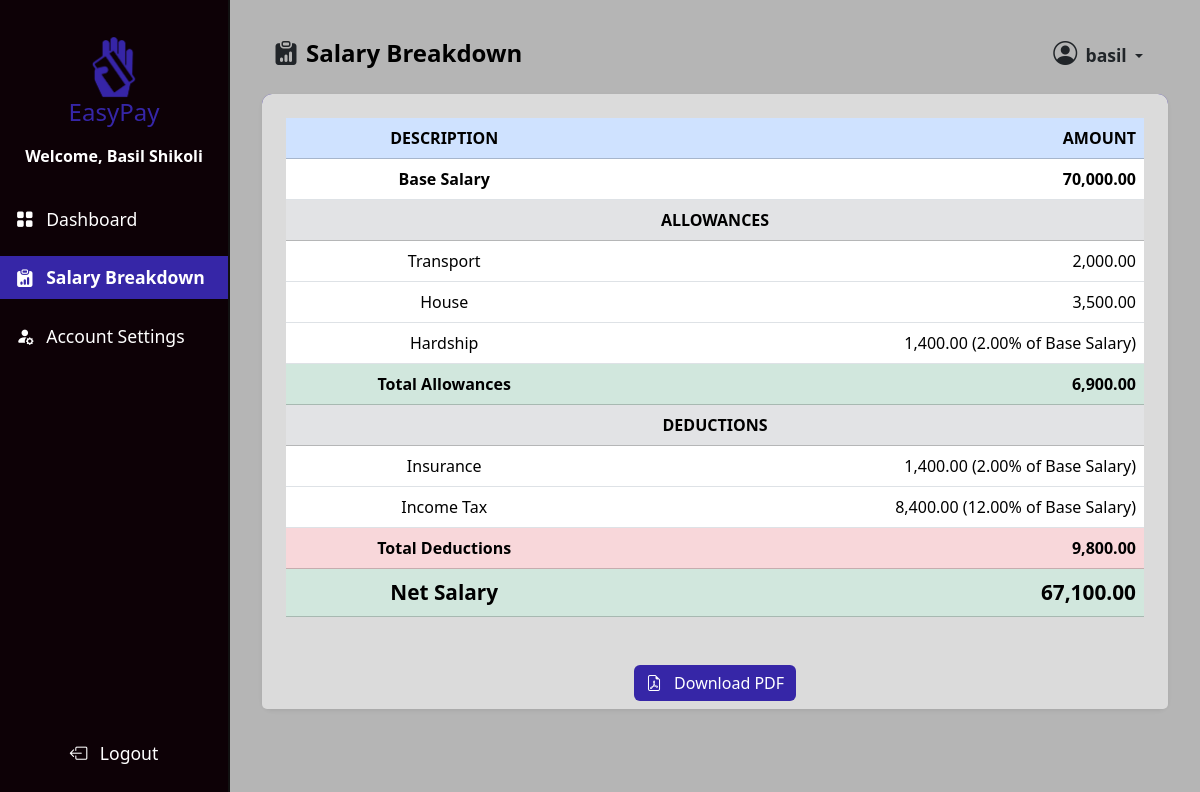
Page /salary-breakdown/ (signed in) on the committed database.
### management/models.py (models this page shows, shortened)
class Employee(models.Model):
    id_number = models.CharField(max_length=100, unique=True)
    first_name = models.CharField(max_length=50)
    last_name = models.CharField(max_length=50)
    email = models.EmailField(unique=True)
    job_group = models.ForeignKey(JobGroup, on_delete=models.SET_NULL, null=True)
    department = models.ForeignKey(Department, on_delete=models.SET_NULL, null=True)
    branch = models.ForeignKey(Branch, on_delete=models.SET_NULL, null=True)
    verified = models.BooleanField(default=False)
    user = models.OneToOneField(User, null=True, blank=True, on_delete=models.CASCADE)

class JobGroup(models.Model):
    name = models.CharField(max_length=100)
    base_salary = models.DecimalField(max_digits=11, decimal_places=2, default=0)
    allowances = models.ManyToManyField(
        Allowance, through="JobGroupAllowance", related_name="job_groups"
    )
    deductions = models.ManyToManyField(
        Deduction, through="JobGroupDeduction", related_name="job_groups"
    )
    def calculate_total_allowances(self):
        total = Decimal(0)
        for job_group_allowance in self.jobgroupallowance_set.all():
            value = Decimal(job_group_allowance.value)
            if job_group_allowance.calculation_type == "percentage":
                total += (value / Decimal(100)) * Decimal(self.base_salary)
            else:  # Fixed amount
                total += value
        return total
    def calculate_total_deductions(self):
        total = Decimal(0)
        for job_group_deduction in self.jobgroupdeduction_set.all():
            value = Decimal(job_group_deduction.value)
            if job_group_deduction.calculation_type == "percentage":
                total += (value / Decimal(100)) * Decimal(self.base_salary)
            else:  # Fixed amount
                total += value
        return total
    def calculate_net_salary(self):
        base_salary = Decimal(self.base_salary)
        total_allowances = self.calculate_total_allowances()
        total_deductions = self.calculate_total_deductions()
        net_salary = base_salary + total_allowances - total_deductions
        return net_salary

class Allowance(models.Model):
    name = models.CharField(max_length=100, unique=True)

class JobGroupAllowance(models.Model):
    CALCULATION_TYPES = [
        ("percentage", "Percentage"),
        ("fixed", "Fixed Amount"),
    ]
    job_group = models.ForeignKey(JobGroup, on_delete=models.CASCADE)
    allowance = models.ForeignKey(Allowance, on_delete=models.CASCADE)
    value = models.DecimalField(max_digits=11, decimal_places=2, default=0)
    calculation_type = models.CharField(
        max_length=15,
        choices=CALCULATION_TYPES,
        default="fixed",  # Default to fixed if not specified
    )
    class Meta:
        unique_together = ("job_group", "allowance")

class Deduction(models.Model):
    name = models.CharField(max_length=100, unique=True)

class JobGroupDeduction(models.Model):
    CALCULATION_TYPES = [
        ("percentage", "Percentage"),
        ("fixed", "Fixed Amount"),
    ]
    job_group = models.ForeignKey(JobGroup, on_delete=models.CASCADE)
    deduction = models.ForeignKey(Deduction, on_delete=models.CASCADE)
    value = models.DecimalField(max_digits=11, decimal_places=2, default=0)
    calculation_type = models.CharField(
        max_length=15,
        choices=CALCULATION_TYPES,
        default="fixed",  # Default to fixed if not specified
    )
    class Meta:
        unique_together = ("job_group", "deduction")

### employees/views.py (the view)
# urls.py: path("salary-breakdown/", salary_breakdown, name="salary_breakdown"),
@login_required(login_url="login_employee")
def salary_breakdown(request):
    employee = get_object_or_404(Employee, user=request.user)
    job_group = employee.job_group
    base_salary = job_group.base_salary
    total_allowances = Decimal(0)
    allowances = []
    for job_group_allowance in job_group.jobgroupallowance_set.all():
        if job_group_allowance.calculation_type == "percentage":
            allowance_amount = (job_group_allowance.value / 100) * base_salary
        else:  # Fixed amount
            allowance_amount = job_group_allowance.value
        total_allowances += allowance_amount
        allowances.append(
            {
                "name": job_group_allowance.allowance.name,
                "calculation_type": job_group_allowance.calculation_type,
                "value": job_group_allowance.value,
                "amount": allowance_amount,
            }
        )
    total_deductions = Decimal(0)
    deductions = []
    for job_group_deduction in job_group.jobgroupdeduction_set.all():
        if job_group_deduction.calculation_type == "percentage":
            deduction_amount = (job_group_deduction.value / 100) * base_salary
        else:  # Fixed amount
            deduction_amount = job_group_deduction.value
        total_deductions += deduction_amount
        deductions.append(
            {
                "name": job_group_deduction.deduction.name,
                "calculation_type": job_group_deduction.calculation_type,
                "value": job_group_deduction.value,
                "amount": deduction_amount,
            }
        )
    net_salary = job_group.calculate_net_salary()
    net_salary = round(net_salary, 2)
    context = {
        "employee": employee,
        "job_group": job_group,
        "base_salary": base_salary,
        "allowances": allowances,
        "total_allowances": total_allowances,
        "deductions": deductions,
        "total_deductions": total_deductions,
        "net_salary": net_salary,
    }
    return render(request, "layouts/salary_breakdown.html", context)

### employees/templates/layouts/salary_breakdown.html (shortened to what this page needs)
{% extends "layouts/dashboard_layout.html" %}
{% load static %}
{% load humanize %}
{% block content %}
  <div class="container-fluid">
    <main class="main-content">
      <nav class="navbar navbar-expand-lg dash-nav">
        <div class="container-fluid">
          <i class="bi bi-clipboard-data-fill me-2" style="font-size: 1.5rem"></i>
          <h1 class="navbar-brand fw-bold mb-0" style="font-size: 1.5rem">Salary Breakdown</h1>
          <div class="collapse navbar-collapse" id="navbarNav">
            <ul class="navbar-nav ms-auto">
              <li class="nav-item">
                <div class="dropdown">
                  <button class="btn dropdown-toggle"
                          type="button"
                          data-bs-toggle="dropdown"
                          aria-expanded="false">
                    <i class="bi bi-person-circle me-1" style="font-size: 1.5rem"></i>
                    <span class="fw-bold" style="font-size: 1.1rem;">{{ user.username }}</span>
                  </button>
                </div>
              </li>
            </ul>
          </div>
        </div>
      </nav>
      <div class="card mt-2 shadow-sm border-0"
           style="background-color: #3626a7">
        <div class="card-body p-4"
             style="background-color: #dbdbdb;
                    border-top-right-radius: 10px;
                    border-top-left-radius: 10px">
          <table class="table table-hover align-middle mb-0">
            <thead>
              <tr class="table-primary">
                <th scope="col" class="text-uppercase">Description</th>
                <th scope="col" class="text-uppercase text-end">Amount</th>
              </tr>
            </thead>
            <tbody>
              <tr>
                <td class="fw-bold">Base Salary</td>
                <td class="fw-bold text-end">{{ base_salary|floatformat:2|intcomma }}</td>
              </tr>
              <tr class="table-secondary">
                <td colspan="2" class="fw-bold text-uppercase">Allowances</td>
              </tr>
              {% for allowance in allowances %}
                <tr>
                  <td>{{ allowance.name }}</td>
                  <td class="text-end">
                    {% if allowance.calculation_type == "percentage" %}
                      {{ allowance.amount|floatformat:2|intcomma }}
                      ({{ allowance.value|floatformat:2|intcomma }}% of Base Salary)
                    {% else %}
                      {{ allowance.amount|floatformat:2|intcomma }}
                    {% endif %}
                  </td>
                </tr>
              {% endfor %}
              <tr class="table-success">
                <td class="fw-bold">Total Allowances</td>
                <td class="fw-bold text-end">{{ total_allowances|floatformat:2|intcomma }}</td>
              </tr>
              <tr class="table-secondary">
                <td colspan="2" class="fw-bold text-uppercase">Deductions</td>
              </tr>
              {% for deduction in deductions %}
                <tr>
                  <td>{{ deduction.name }}</td>
                  <td class="text-end">
                    {% if deduction.calculation_type == "percentage" %}
                      {{ deduction.amount|floatformat:2|intcomma }}
                      ({{ deduction.value|floatformat:2|intcomma }}% of Base Salary)
                    {% else %}
                      {{ deduction.amount|floatformat:2|intcomma }}
                    {% endif %}
                  </td>
                </tr>
              {% endfor %}
              <tr class="table-danger">
                <td class="fw-bold">Total Deductions</td>
                <td class="fw-bold text-end">{{ total_deductions|floatformat:2|intcomma }}</td>
              </tr>
            </tbody>
            <tfoot>
              <tr class="table-success">
                <td class="fw-bold" style="font-size: 1.3rem;">Net Salary</td>
                <td class="fw-bold text-end" style="font-size: 1.3rem;">{{ net_salary|floatformat:2|intcomma }}</td>
              </tr>
            </tfoot>
          </table>
        </div>
        <div class="card-footer border-top-0" style="background-color: #dbdbdb">
          <div class="d-flex justify-content-center">
            <a href="{% url 'generate_salary_pdf' %}"
               class="btn mt-3"
               style="background-color: #3626a7;
                      color: #ffffff">
              <i class="bi bi-file-earmark-pdf me-2"></i>
              <span>Download PDF</span>
            </a>
          </div>
        </div>
      </div>
    </main>
  </div>
{% endblock content %}

### main/templates/layouts/dashboard_layout.html (shortened to what this page needs)
{% load static %}
<!DOCTYPE html>
<html lang="en">
  <head>
    <link href="https://cdn.jsdelivr.net/npm/bootstrap@5.3.3/dist/css/bootstrap.min.css"
          rel="stylesheet"
 />
    <link rel="stylesheet" href="{% static 'css/dashboard.css' %}" />
    <link rel="stylesheet"
          href="https://cdn.jsdelivr.net/npm/bootstrap-icons@1.11.3/font/bootstrap-icons.min.css">
  </head>
  <body>
    <div class="toast-container position-fixed top-0 start-50 translate-middle-x p-3"
         style="z-index: 1100">
    </div>
    <nav">
      <div class="sidebar d-flex flex-column">
        <div class="sidebar-header text-center">
          <a href="{% url 'home' %}">
            <img src="{% static 'images/logo.png' %}" alt="" width="62" height="62" />
            <h4 class="mb-0">EasyPay</h4>
          </a>
        </div>
        <div class="container d-flex align-items-center justify-content-center">
          <h6 class="mb-4 fw-bold text-white">Welcome, {{ employee.first_name }} {{ employee.last_name }}</h6>
        </div>
        <div class="sidebar-body text-white">
          <ul class="nav flex-column">
            <li class="nav-item py-2">
              <a class="nav-link {% if request.resolver_match.url_name == 'employee_dashboard' %}active{% endif %}"
                 href="{% url 'employee_dashboard' %}">
                <i class="bi bi-grid-fill me-2"></i>
                <span>Dashboard</span>
              </a>
            </li>
            <li class="nav-item py-2">
              <a class="nav-link {% if request.resolver_match.url_name == 'salary_breakdown' %}active{% endif %}"
                 href="{% url 'salary_breakdown' %}">
                <i class="bi bi-clipboard-data-fill me-2"></i>
                <span>Salary Breakdown</span>
              </a>
            </li>
            <li class="nav-item py-2">
              <a class="nav-link {% if request.resolver_match.url_name == 'account_settings' %}active{% endif %}"
                 href="{% url 'account_settings' %}">
                <i class="bi bi-person-fill-gear me-2"></i>
                <span>Account Settings</span>
              </a>
            </li>
          </ul>
        </div>
        <div class="sidebar-footer text-center mb-4">
          <a class="nav-link" href="{% url 'logout_employee' %}">
            <i class="bi bi-box-arrow-left me-2"></i>
            <span>Logout</span>
          </a>
        </div>
      </div>
    {% block content %}
    {% endblock content %}
  </body>
</html>

### main/static/css/dashboard.css (style rules this page uses)
body { background-color: #b5b5b5; }
a { text-decoration: none; }
.sidebar { background-color: #0d0106; height: 100vh; width: 230px; position: fixed; top: 0; left: 0; padding-top: 1rem; border-right: 2px solid #111; }
.sidebar a { text-decoration: none; color: #ffffff; }
.nav-link.active { background-color: #3626a7; color: white; font-weight: bold; position: relative; }
.sidebar-header { padding: 20px; }
.sidebar-header h4 { color: #3626a7; }
.sidebar-body, .sidebar-footer { font-size: 1.1rem; }
.sidebar .nav { flex-grow: 1; }
.sidebar .sidebar-footer { margin-top: auto; padding: 10px; }
.main-content { margin-left: 230px; padding: 20px; flex-grow: 1; display: flex; flex-direction: column; }
.dash-nav { width: 100%; }
.card { flex: 1; display: flex; flex-direction: column; justify-content: space-between; height: 100%; border-radius: 10px; border: none; background-color: #dbdbdb; }
.card-body { display: flex; flex-direction: column; height: 100%; text-align: center; }
.card-footer .btn { background-color: transparent; color: #ffffff; border: none; }

### rows in the picture
Employee: first_name "Basil", last_name "Shikoli"
JobGroup: base_salary "70,000.00"
Allowance: name "Transport"
JobGroupAllowance: amount "2,000.00"
Allowance: name "House"
JobGroupAllowance: amount "3,500.00"
Allowance: name "Hardship"
JobGroupAllowance: value "2.00"
Deduction: name "Insurance"
JobGroupDeduction: value "2.00"
Deduction: name "Income Tax"
JobGroupDeduction: value "12.00"

### other values in the picture
{{ user.username }} "basil"
{{ allowance.amount|floatformat:2|intcomma }} "1,400.00"
{{ total_allowances|floatformat:2|intcomma }} "6,900.00"
{{ deduction.amount|floatformat:2|intcomma }} "1,400.00" "8,400.00"
{{ total_deductions|floatformat:2|intcomma }} "9,800.00"
{{ net_salary|floatformat:2|intcomma }} "67,100.00"
